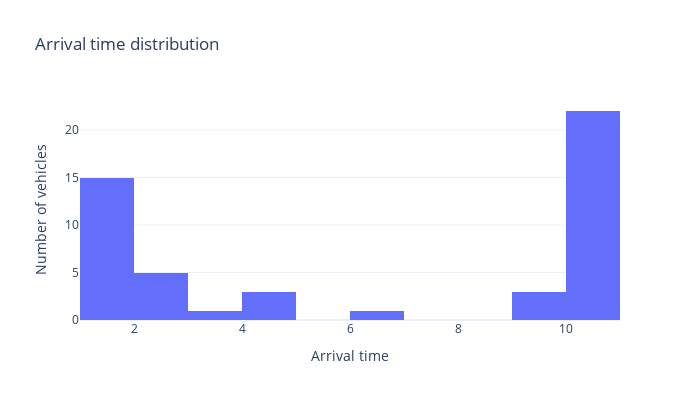

This figure's notebook cell:
### Code cell
#fig = make_subplots(rows=3, cols=1, start_cell="bottom-left")
fig = go.Figure()
fig.add_trace(go.Histogram(x=arrival_time,name='Fix',xbins=dict(start=0.0, end=30, size=1),))
#fig.add_trace(go.Histogram(x=arrival_time1,name='uniform',xbins=dict(start=0.0, end=30, size=1)), row=2, col=1)
#fig.add_trace(go.Histogram(x=arrival_time2,name='triangular',xbins=dict(start=0.0, end=30, size=1)), row=1, col=1)


fig.update_layout(template='plotly_white',title='Arrival time distribution',xaxis_title='Arrival time', yaxis_title='Number of vehicles',width=700,height=400)
fig.show()

### Figure 1 — Plotly figure (JSON) as saved in the notebook; plotly's stock layout.template omitted (floating-point values rounded to 4 significant figures)
{"data": [{"name": "Fix", "type": "histogram", "x": [1, 1, 1, 1, 1, 1, 1, 1, 1, 1, 1, 1, 1, 1, 1, 2, 2, 2, 2, 2, 3, 4, 4, 4, 6, 9, 9, 9, 10, 10, 10, 10, 10, 10, 10, 10, 10, 10, 10, 10, 10, 10, 10, 10, 10, 10, 10, 10, 10, 10], "xbins": {"end": 30, "size": 1, "start": 0}}], "layout": {"height": 400, "title": {"text": "Arrival time distribution"}, "width": 700, "xaxis": {"title": {"text": "Arrival time"}}, "yaxis": {"title": {"text": "Number of vehicles"}}}}
